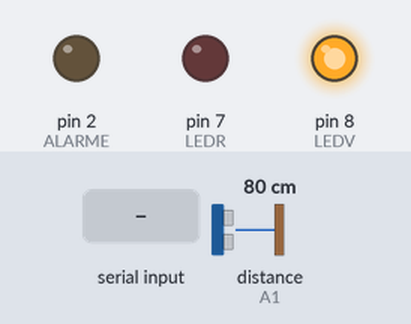
Recording of a sketch running on a simulated Arduino Uno, built with avr-gcc and run on an emulated ATmega328P. Shown: output pins drawn as LEDs (lit = HIGH). Wiring (inferred from the names in the program): ultrasonic range finder: trigger A0; echo A1. The test bench sets the inputs (shaded band); at power-on: distance to the obstacle (sensor on A1) 80 cm. The echo pulse lasts 58.3 µs per cm; pins used as bus, display or sensor lines are not drawn; what the sketch prints to the serial monitor is not drawn.

Above: at 1.2 s.
1.3 s: "1" received over Serial
Timing chart, 0 to 4.3 s (numbered marks = the images above; inputs shaded):
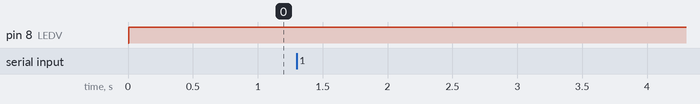

The sketch:

ATIVIDADE_SD_1.ino
```cpp
//Definindo os pinos
#define echoPin A1 //Pino ECHO do sensor no pino analógica A1
#define trigPin A0 //Pino TRIG do sensor no pino analógica A0
#define LEDR 7 // Pino 7 digital correspondente ao led vermelho
#define LEDV 8 // Pino 8 digital correspondente ao led verde
#define ALARME 2 // Pino 2 digital correspondente ao buzzer

//variáveis  para o sensor ultrassonico
long duracao;
long HR_dist = 0;
int minimumRange = 5; //tempo de resposta do sensor
int maximumRange = 200;


// Inicialização do Arduino
void setup() {
  Serial.begin(9600); // inicializa a comunicação serial para mostrar dados
  pinMode(trigPin, OUTPUT); //define o pino TRIG como saída
  pinMode(echoPin, INPUT); //define o pino ECHO como entrada
  pinMode(LEDR,OUTPUT);
  pinMode(LEDV,OUTPUT);
  pinMode(ALARME,OUTPUT);

}

void loop() {
  Distancia();
  char resposta = Serial.read();
  if(resposta == '1'){ //Verifica se existe algum objeto a menos de 30 centimetors do sensor
    digitalWrite(LEDR,HIGH);    //Liga o led vermelho
    digitalWrite(LEDV,LOW);     //Desliga o led verde
    digitalWrite(ALARME,HIGH);  //Liga o buzzer
  }else{
    digitalWrite(LEDR,LOW);   //Desliga o led vermelho
    digitalWrite(LEDV,HIGH);  //Liga o led verde
    digitalWrite(ALARME,LOW); //Desliga o buzzer
  }
}

// Função para calcular a distância do objeto
int Distancia() {
  digitalWrite(trigPin, LOW); //não envia som (limpeza de ruidos)
  delayMicroseconds(2);
  digitalWrite(trigPin, HIGH); //envia som
  delayMicroseconds(10);
  digitalWrite(trigPin, LOW); //não envia o som e espera o retorno do som enviado
  duracao = pulseIn(echoPin, HIGH); //Captura a duração em tempo do retorno do som.
  HR_dist = duracao / 56; //Calcula a distância
  Serial.println(HR_dist);
  return HR_dist;//Exibe na Serial a distância
}
```
